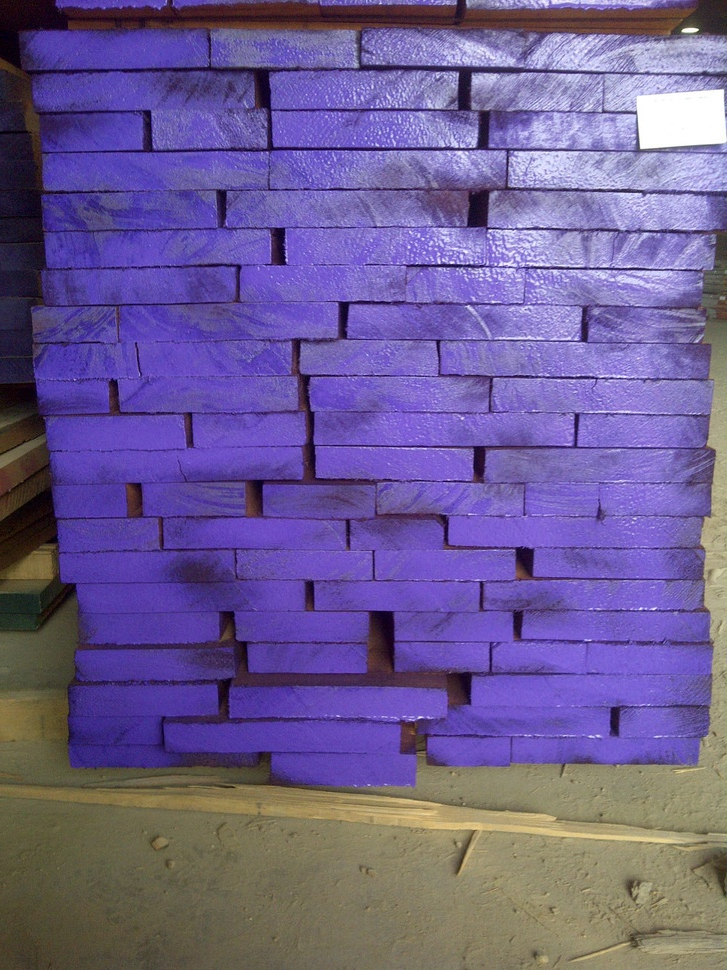
//> input picture Images/78bunk.JPG, 727 x 970 px, shrunk from 972 x 1296 before the run
$ ./blobz Images/78bunk.JPG   (built with g++ and OpenCV 4)
//> lines starting //> are read from the running program, lines starting //| are printed output that depends on the picture; after the words box and inside, x2 and y2 are one past the last pixel; in counts of white or black regions, pixels touching at a corner belong together
#include <iostream>
#include <vector>

#include <highgui.h>
#include </opt/local/include/opencv2/imgproc/imgproc.hpp>

void FindBlobs(const cv::Mat &binary, std::vector < std::vector<cv::Point2i> > &blobs);

int main(int argc, char **argv)
{
    cv::Mat img = cv::imread(argv[1], 0); // force greyscale
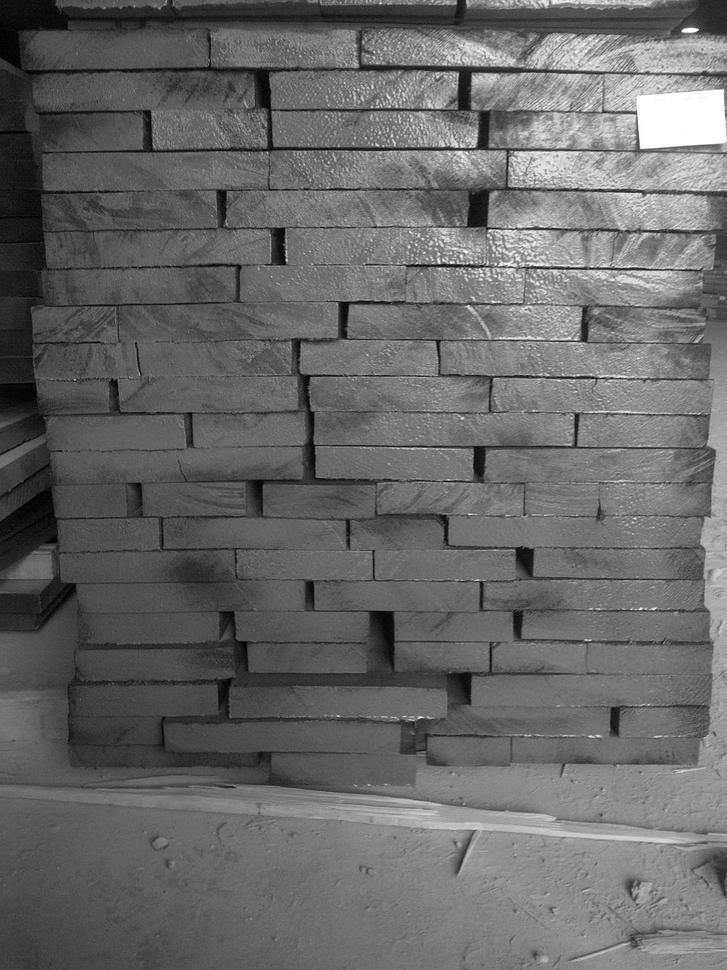
//> img: 970 rows x 727 cols, CV_8UC1; min 0, max 255, mean 103.8

    if(!img.data) {
        std::cout << "File not found" << std::endl;
        return -1;
    }

    cv::namedWindow("binary");
    cv::namedWindow("labelled");

    cv::Mat output = cv::Mat::zeros(img.size(), CV_8UC3);

    cv::Mat binary;
    std::vector < std::vector<cv::Point2i > > blobs;

    cv::threshold(img, binary, 0.0, 1.0, cv::THRESH_BINARY);
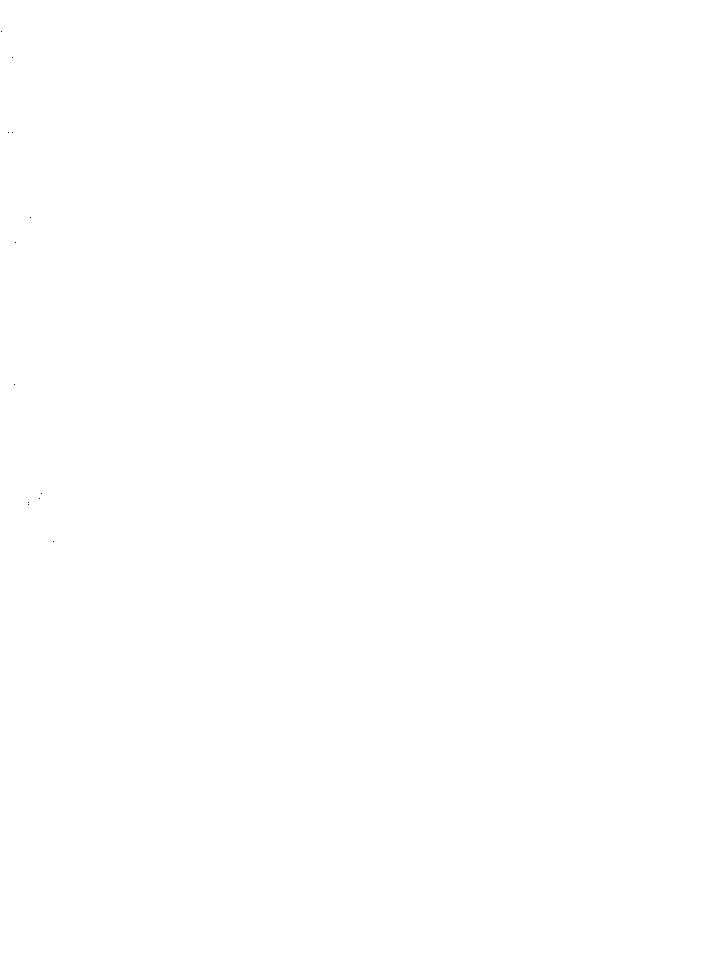
//> binary: 970 rows x 727 cols, CV_8UC1; values 0 (black) and 1 (white), 100% white; black in thin lines or dots, all inside (x1, y1, x2, y2) = (1, 31, 54, 542)

    FindBlobs(binary, blobs);
//> after the loop in FindBlobs, `for(int y=0; y < label_image.rows; y++)`: label_count = 3; blobs = 1 contour, all with area under 20
//> blobs = 1 contour, all with area under 20

    // Randomy color the blobs
    for(size_t i=0; i < blobs.size(); i++) {
        unsigned char r = 255 * (rand()/(1.0 + RAND_MAX));
        unsigned char g = 255 * (rand()/(1.0 + RAND_MAX));
        unsigned char b = 255 * (rand()/(1.0 + RAND_MAX));

        for(size_t j=0; j < blobs[i].size(); j++) {
            int x = blobs[i][j].x;
            int y = blobs[i][j].y;

            output.at<cv::Vec3b>(y,x)[0] = b;
            output.at<cv::Vec3b>(y,x)[1] = g;
            output.at<cv::Vec3b>(y,x)[2] = r;
        }
    }
//> this loop made 1 pass
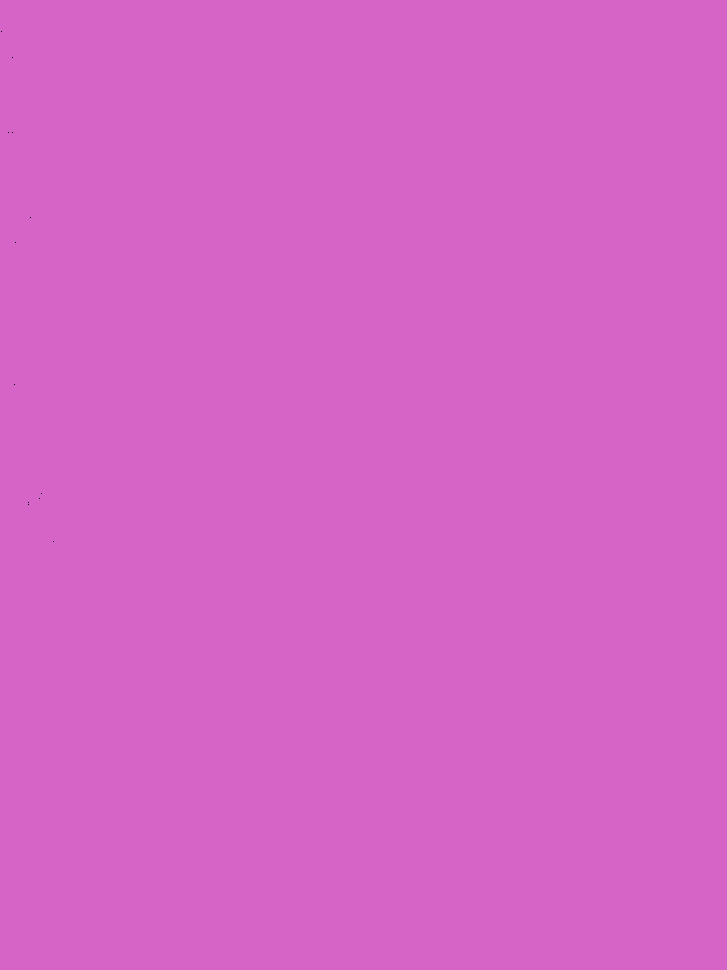
//> output: 970 rows x 727 cols, CV_8UC3; mean B, G, R 199, 100, 214

    cv::imshow("binary", img);
    cv::imshow("labelled", output);
    cv::waitKey(0);

    return 0;
}

void FindBlobs(const cv::Mat &binary, std::vector < std::vector<cv::Point2i> > &blobs)
{
    blobs.clear();

    // Fill the label_image with the blobs
    // 0  - background
    // 1  - unlabelled foreground
    // 2+ - labelled foreground

    cv::Mat label_image;
    binary.convertTo(label_image, CV_32SC1);

    int label_count = 2; // starts at 2 because 0,1 are used already

    for(int y=0; y < label_image.rows; y++) {
        int *row = (int*)label_image.ptr(y);
        for(int x=0; x < label_image.cols; x++) {
            if(row[x] != 1) {
                continue;
            }

            cv::Rect rect;
            cv::floodFill(label_image, cv::Point(x,y), label_count, &rect, 0, 0, 4);

            std::vector <cv::Point2i> blob;

            for(int i=rect.y; i < (rect.y+rect.height); i++) {
                int *row2 = (int*)label_image.ptr(i);
                for(int j=rect.x; j < (rect.x+rect.width); j++) {
                    if(row2[j] != label_count) {
                        continue;
                    }

                    blob.push_back(cv::Point2i(j,i));
                }
            }

            blobs.push_back(blob);

            label_count++;
        }
    }
}

$ run again, on Images/books.jpg
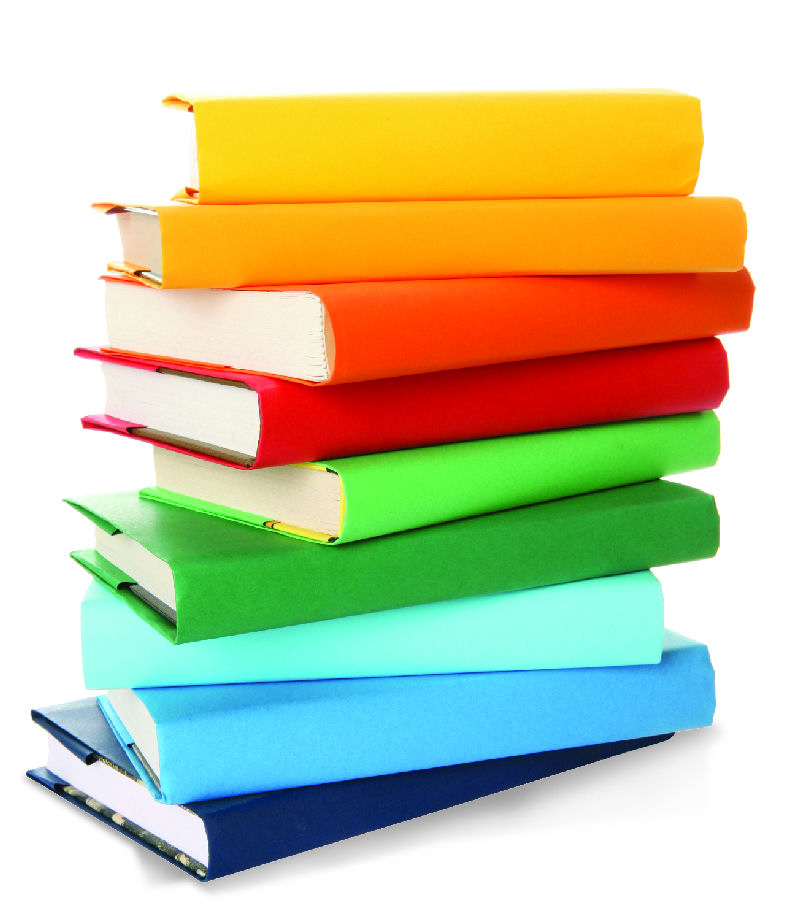
//> input picture Images/books.jpg, 800 x 924 px
//> `cv::Mat img = cv::imread(argv[1], 0);`:
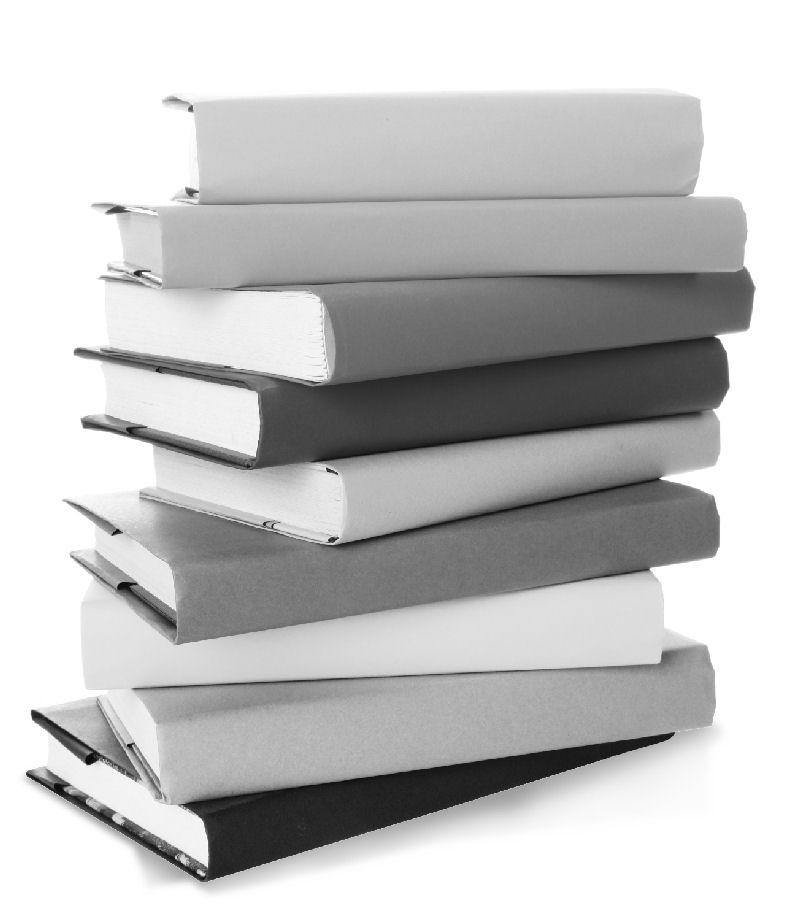
//> img: 924 rows x 800 cols, CV_8UC1; min 0, max 255, mean 194.6
//> binary: 924 rows x 800 cols, CV_8UC1; values 0 (black) and 1 (white), 100% white; black in thin lines or dots, all inside (x1, y1, x2, y2) = (89, 756, 90, 757)
//> after the loop in FindBlobs, `for(int y=0; y < label_image.rows; y++)`: label_count = 3; blobs = 1 contour, all with area under 20
//> the loop `for(size_t i=0; i < blobs.size(); i++)` made 1 pass
